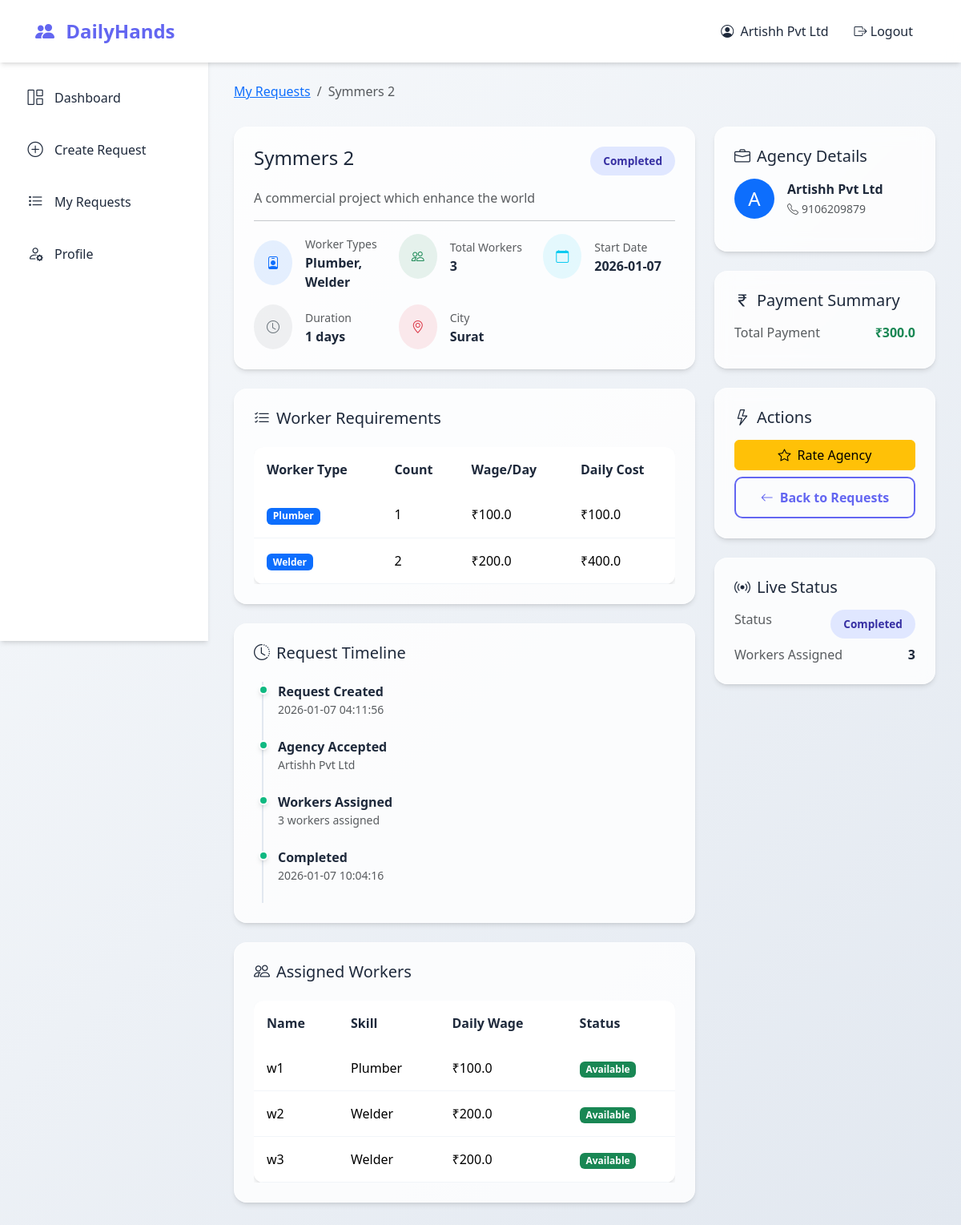
Page /contractor/request/2 (signed in) on the committed database.
### tables this page shows
CREATE TABLE agencies (
            id INTEGER PRIMARY KEY AUTOINCREMENT,
            name TEXT NOT NULL,
            email TEXT UNIQUE NOT NULL,
            password TEXT NOT NULL,
            phone TEXT,
            city TEXT NOT NULL,
            area TEXT,
            created_at TIMESTAMP DEFAULT CURRENT_TIMESTAMP
        );

CREATE TABLE work_requests (
            id INTEGER PRIMARY KEY AUTOINCREMENT,
            contractor_id INTEGER NOT NULL,
            agency_id INTEGER,
            title TEXT NOT NULL,
            description TEXT,
            worker_type TEXT NOT NULL,
            workers_needed INTEGER NOT NULL,
            expected_duration INTEGER NOT NULL,
            wage_per_day REAL NOT NULL,
            start_date DATE NOT NULL,
            city TEXT NOT NULL,
            status TEXT DEFAULT 'Pending',
            delay_days INTEGER DEFAULT 0,
            penalty_amount REAL DEFAULT 0,
            created_at TIMESTAMP DEFAULT CURRENT_TIMESTAMP,
            completed_at TIMESTAMP,
            FOREIGN KEY (contractor_id) REFERENCES users(id),
            FOREIGN KEY (agency_id) REFERENCES agencies(id)
        );

CREATE TABLE request_worker_types (id INTEGER PRIMARY KEY AUTOINCREMENT, request_id INTEGER NOT NULL, worker_type TEXT NOT NULL, workers_needed INTEGER NOT NULL, wage_per_day REAL NOT NULL, FOREIGN KEY (request_id) REFERENCES work_requests(id));

CREATE TABLE request_workers (
            id INTEGER PRIMARY KEY AUTOINCREMENT,
            request_id INTEGER NOT NULL,
            worker_id INTEGER NOT NULL,
            assigned_at TIMESTAMP DEFAULT CURRENT_TIMESTAMP,
            FOREIGN KEY (request_id) REFERENCES work_requests(id),
            FOREIGN KEY (worker_id) REFERENCES workers(id)
        );

CREATE TABLE workers (
            id INTEGER PRIMARY KEY AUTOINCREMENT,
            agency_id INTEGER NOT NULL,
            name TEXT NOT NULL,
            phone TEXT,
            skill TEXT NOT NULL,
            daily_wage REAL NOT NULL,
            status TEXT DEFAULT 'Available',
            created_at TIMESTAMP DEFAULT CURRENT_TIMESTAMP,
            FOREIGN KEY (agency_id) REFERENCES agencies(id)
        );

### app.py (the view)
@app.route('/contractor/request/<int:request_id>')
@login_required(role='contractor')
def contractor_request_detail(request_id):
    conn = get_db()
    cursor = conn.cursor()
    cursor.execute("""
        SELECT wr.*, a.name as agency_name, a.phone as agency_phone,
               u.name as contractor_name
        FROM work_requests wr
        LEFT JOIN agencies a ON wr.agency_id = a.id
        LEFT JOIN users u ON wr.contractor_id = u.id
        WHERE wr.id = ? AND wr.contractor_id = ?
    """, (request_id, session['user_id']))
    req = cursor.fetchone()
    if not req:
        conn.close()
        return redirect(url_for('contractor_requests'))
    cursor.execute("SELECT * FROM request_worker_types WHERE request_id = ?", (request_id,))
    worker_types = cursor.fetchall()
    cursor.execute("""
        SELECT w.*, rw.id as assignment_id
        FROM request_workers rw
        JOIN workers w ON rw.worker_id = w.id
        WHERE rw.request_id = ?
    """, (request_id,))
    workers = cursor.fetchall()
    cursor.execute("""
        SELECT a.*, w.name as worker_name
        FROM attendance a
        JOIN workers w ON a.worker_id = w.id
        WHERE a.request_id = ?
    """, (request_id,))
    attendance = cursor.fetchall()
    cursor.execute("""
        SELECT SUM(amount) as total FROM payments WHERE request_id = ?
    """, (request_id,))
    payment_result = cursor.fetchone()
    total_payment = payment_result['total'] if payment_result and payment_result['total'] else 0
    conn.close()
    return render_template('contractor/request_detail.html',
                         req=req, workers=workers, worker_types=worker_types,
                         attendance=attendance, payment={'total': total_payment})

### templates/contractor/request_detail.html (shortened to what this page needs)
{% extends 'contractor/base.html' %}
{% block page_content %}
<div class="page-header animate-fade-in">
    <nav aria-label="breadcrumb">
        <ol class="breadcrumb">
            <li class="breadcrumb-item"><a href="{{ url_for('contractor_requests') }}">My Requests</a></li>
            <li class="breadcrumb-item active">{{ req.title }}</li>
        </ol>
    </nav>
</div>
<div class="row g-4">
    <div class="col-lg-8 animate-fade-in" style="animation-delay: 0.1s;">
        <div class="glass-card p-4 mb-4">
            <div class="d-flex justify-content-between align-items-start mb-3">
                <h4 class="mb-0">{{ req.title }}</h4>
                <span class="status-badge status-{{ req.status|lower }}">{{ req.status }}</span>
            </div>
            <p class="text-muted">{{ req.description or 'No description provided' }}</p>
            <hr>
            <div class="row g-3">
                <div class="col-md-4">
                    <div class="d-flex align-items-center">
                        <div class="rounded-circle bg-primary bg-opacity-10 p-3 me-3">
                            <i class="bi bi-person-badge text-primary"></i>
                        </div>
                        <div>
                            <small class="text-muted">Worker Types</small>
                            <div class="fw-semibold">{{ req.worker_type }}</div>
                        </div>
                    </div>
                </div>
                <div class="col-md-4">
                    <div class="d-flex align-items-center">
                        <div class="rounded-circle bg-success bg-opacity-10 p-3 me-3">
                            <i class="bi bi-people text-success"></i>
                        </div>
                        <div>
                            <small class="text-muted">Total Workers</small>
                            <div class="fw-semibold">{{ req.workers_needed }}</div>
                        </div>
                    </div>
                </div>
                <div class="col-md-4">
                    <div class="d-flex align-items-center">
                        <div class="rounded-circle bg-info bg-opacity-10 p-3 me-3">
                            <i class="bi bi-calendar text-info"></i>
                        </div>
                        <div>
                            <small class="text-muted">Start Date</small>
                            <div class="fw-semibold">{{ req.start_date }}</div>
                        </div>
                    </div>
                </div>
                <div class="col-md-4">
                    <div class="d-flex align-items-center">
                        <div class="rounded-circle bg-secondary bg-opacity-10 p-3 me-3">
                            <i class="bi bi-clock text-secondary"></i>
                        </div>
                        <div>
                            <small class="text-muted">Duration</small>
                            <div class="fw-semibold">{{ req.expected_duration }} days</div>
                        </div>
                    </div>
                </div>
                <div class="col-md-4">
                    <div class="d-flex align-items-center">
                        <div class="rounded-circle bg-danger bg-opacity-10 p-3 me-3">
                            <i class="bi bi-geo-alt text-danger"></i>
                        </div>
                        <div>
                            <small class="text-muted">City</small>
                            <div class="fw-semibold">{{ req.city }}</div>
                        </div>
                    </div>
                </div>
            </div>
        </div>
        {% if worker_types %}
        <div class="glass-card p-4 mb-4">
            <h5 class="mb-4"><i class="bi bi-list-check me-2"></i>Worker Requirements</h5>
            <div class="table-responsive">
                <table class="table table-custom mb-0">
                    <thead>
                        <tr>
                            <th>Worker Type</th>
                            <th>Count</th>
                            <th>Wage/Day</th>
                            <th>Daily Cost</th>
                        </tr>
                    </thead>
                    <tbody>
                        {% for wt in worker_types %}
                        <tr>
                            <td><span class="badge bg-primary">{{ wt.worker_type }}</span></td>
                            <td>{{ wt.workers_needed }}</td>
                            <td>₹{{ wt.wage_per_day }}</td>
                            <td>₹{{ wt.workers_needed * wt.wage_per_day }}</td>
                        </tr>
                        {% endfor %}
                    </tbody>
                </table>
            </div>
        </div>
        {% endif %}
        <div class="glass-card p-4 mb-4">
            <h5 class="mb-4"><i class="bi bi-clock-history me-2"></i>Request Timeline</h5>
            <div class="timeline">
                <div class="timeline-item completed">
                    <strong>Request Created</strong>
                    <p class="text-muted small mb-0">{{ req.created_at }}</p>
                </div>
                {% if req.status in ['Accepted', 'Assigned', 'Completed'] %}
                <div class="timeline-item completed">
                    <strong>Agency Accepted</strong>
                    <p class="text-muted small mb-0">{{ req.agency_name }}</p>
                </div>
                {% endif %}
                {% if req.status in ['Assigned', 'Completed'] %}
                <div class="timeline-item completed">
                    <strong>Workers Assigned</strong>
                    <p class="text-muted small mb-0">{{ workers|length }} workers assigned</p>
                </div>
                {% endif %}
                {% if req.status == 'Completed' %}
                <div class="timeline-item completed">
                    <strong>Completed</strong>
                    <p class="text-muted small mb-0">{{ req.completed_at }}</p>
                </div>
                {% endif %}
            </div>
        </div>
        {% if workers %}
        <div class="glass-card p-4">
            <h5 class="mb-4"><i class="bi bi-people me-2"></i>Assigned Workers</h5>
            <div class="table-responsive">
                <table class="table table-custom mb-0">
                    <thead>
                        <tr>
                            <th>Name</th>
                            <th>Skill</th>
                            <th>Daily Wage</th>
                            <th>Status</th>
                        </tr>
                    </thead>
                    <tbody>
                        {% for worker in workers %}
                        <tr>
                            <td>{{ worker.name }}</td>
                            <td>{{ worker.skill }}</td>
                            <td>₹{{ worker.daily_wage }}</td>
                            <td>
                                <span class="badge bg-{{ 'success' if worker.status == 'Available' else 'warning' }}">
                                    {{ worker.status }}
                                </span>
                            </td>
                        </tr>
                        {% endfor %}
                    </tbody>
                </table>
            </div>
        </div>
        {% endif %}
    </div>
    <div class="col-lg-4">
        {% if req.agency_name %}
        <div class="glass-card p-4 mb-4 animate-fade-in" style="animation-delay: 0.2s;">
            <h5 class="mb-3"><i class="bi bi-briefcase me-2"></i>Agency Details</h5>
            <div class="d-flex align-items-center mb-3">
                <div class="rounded-circle bg-primary text-white d-flex align-items-center justify-content-center me-3"
                     style="width: 50px; height: 50px; font-size: 1.5rem;">
                    {{ req.agency_name[0] }}
                </div>
                <div>
                    <strong>{{ req.agency_name }}</strong>
                    <br><small class="text-muted"><i class="bi bi-telephone me-1"></i>{{ req.agency_phone }}</small>
                </div>
            </div>
        </div>
        {% endif %}
        {% if payment and payment.total %}
        <div class="glass-card p-4 mb-4 animate-fade-in" style="animation-delay: 0.3s;">
            <h5 class="mb-3"><i class="bi bi-currency-rupee me-2"></i>Payment Summary</h5>
            <div class="d-flex justify-content-between mb-2">
                <span class="text-muted">Total Payment</span>
                <strong class="text-success">₹{{ payment.total }}</strong>
            </div>
        </div>
        {% endif %}
        <div class="glass-card p-4 animate-fade-in" style="animation-delay: 0.4s;">
            <h5 class="mb-3"><i class="bi bi-lightning me-2"></i>Actions</h5>
            {% if req.status == 'Completed' %}
            <a href="{{ url_for('rate_agency', request_id=req.id) }}" class="btn btn-warning w-100 mb-2">
                <i class="bi bi-star me-2"></i>Rate Agency
            </a>
            {% endif %}
            <a href="{{ url_for('contractor_requests') }}" class="btn btn-outline-custom w-100">
                <i class="bi bi-arrow-left me-2"></i>Back to Requests
            </a>
        </div>
        <div class="glass-card p-4 mt-4 animate-fade-in" style="animation-delay: 0.5s;">
            <h5 class="mb-3"><i class="bi bi-broadcast me-2"></i>Live Status</h5>
            <div id="liveStatus">
            </div>
        </div>
    </div>
</div>
{% endblock %}

### templates/contractor/base.html (shortened to what this page needs)
{% extends 'base.html' %}
{% block content %}
<nav class="navbar navbar-expand-lg navbar-custom fixed-top">
    <div class="container-fluid">
        <a class="navbar-brand" href="{{ url_for('contractor_dashboard') }}">
            <i class="bi bi-people-fill"></i> DailyHands
        </a>
        <div class="collapse navbar-collapse justify-content-end" id="navbarNav">
            <ul class="navbar-nav align-items-center">
                <li class="nav-item">
                    <span class="nav-link">
                        <i class="bi bi-person-circle me-1"></i> {{ session.name }}
                    </span>
                </li>
                <li class="nav-item">
                    <a class="nav-link text-danger" href="#" data-bs-toggle="modal" data-bs-target="#logoutModal">
                        <i class="bi bi-box-arrow-right"></i> Logout
                    </a>
                </li>
            </ul>
        </div>
    </div>
</nav>
<div class="sidebar" style="top: 70px;">
    <a href="{{ url_for('contractor_dashboard') }}" class="sidebar-link {% if request.endpoint == 'contractor_dashboard' %}active{% endif %}">
        <i class="bi bi-grid-1x2"></i> Dashboard
    </a>
    <a href="{{ url_for('create_request') }}" class="sidebar-link {% if request.endpoint == 'create_request' %}active{% endif %}">
        <i class="bi bi-plus-circle"></i> Create Request
    </a>
    <a href="{{ url_for('contractor_requests') }}" class="sidebar-link {% if request.endpoint == 'contractor_requests' %}active{% endif %}">
        <i class="bi bi-list-task"></i> My Requests
    </a>
    <a href="{{ url_for('contractor_profile') }}" class="sidebar-link {% if request.endpoint == 'contractor_profile' %}active{% endif %}">
        <i class="bi bi-person-gear"></i> Profile
    </a>
</div>
<div class="main-content" style="margin-top: 70px;">
    {% block page_content %}{% endblock %}
</div>
{% endblock %}

### rows in the picture
agencies: name "Artishh Pvt Ltd", agency_name "Artishh Pvt Ltd", name "A", agency_phone "9106209879"
work_requests: title "Symmers 2", status "Completed", description "A commercial project which enhance the world", worker_type "Plumber, Welder", workers_needed "3", start_date "2026-01-07", expected_duration "1", city "Surat", created_at "2026-01-07 04:11:56", completed_at "2026-01-07 10:04:16"
request_worker_types: worker_type "Plumber", workers_needed "1", wage_per_day "100.0", wt.workers_needed*wt.wage_per_day "100.0"
request_worker_types: worker_type "Welder", workers_needed "2", wage_per_day "200.0", wt.workers_needed*wt.wage_per_day "400.0"
request_workers: name "w1", skill "Plumber", daily_wage "100.0", status "Available"
request_workers: name "w2", skill "Welder", daily_wage "200.0", status "Available"
request_workers: name "w3", skill "Welder", daily_wage "200.0", status "Available"

### other values in the picture
{{ workers|length }} "3"
{{ payment.total }} "300.0"
